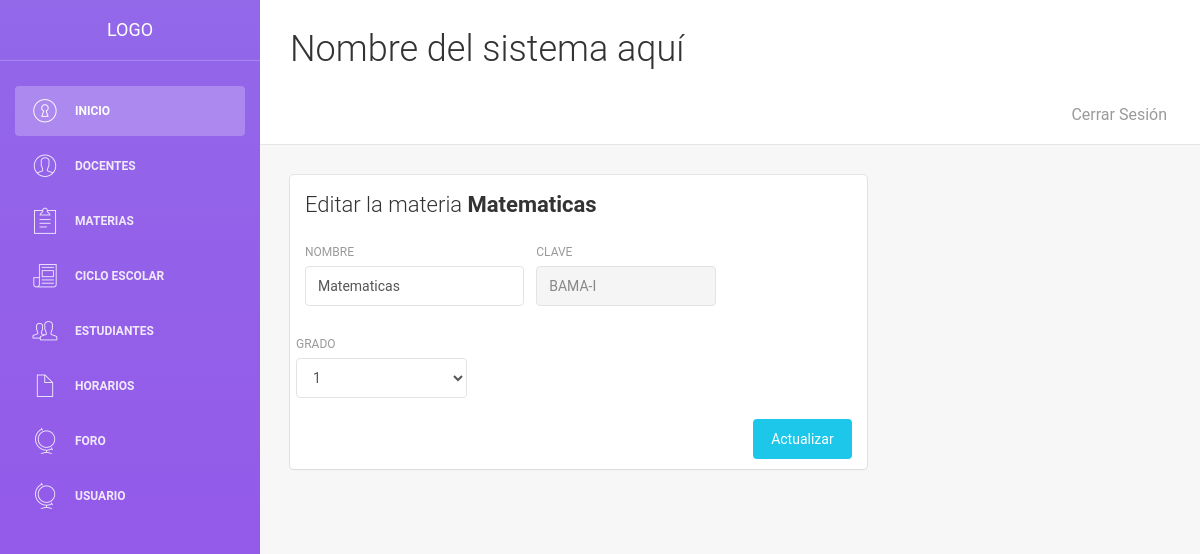
The app's page /vistas/materias/editar-m.php?id=1 with its own data.
### tables this page shows
CREATE TABLE `materia` (
  `id` int(11) NOT NULL,
  `clave` varchar(15) DEFAULT NULL,
  `nombre` varchar(45) DEFAULT NULL,
  `grado` char(1) DEFAULT NULL
);

### vistas/materias/editar-m.php (the view, shortened to what this page needs)
<?php require_once '../plantillas/encabezado.php';
$id = $_GET['id'];
include '../../control/conexion.php';
$traer_doc = "SELECT * FROM `materia` WHERE `id` ='$id' ";
$ejecutar = $conexion->query($traer_doc);
$datos = $ejecutar->fetch_assoc();
?>
<div class="content">
    <div class="container-fluid">
        <div class="row">
            <div class="col-md-8">
                <div class="card">
                    <div class="header">
                        <h4 class="title">Editar la materia <b><?php  echo $datos['nombre']?> </b></h4>
                    </div>
                    <div class="content">
                        <form method="post" action="../../control/materiaCtrl/actualizar-m.php">
                            <div class="row">
                                <div class="col-md-5">
                                    <div class="form-group">
                                        <label>Nombre</label>
                                        <input type="text" class="form-control" name="nomTxt"  value="<?php echo $datos['nombre'] ?>">
                                    </div>
                                </div>
                                <div class="col-md-4">
                                    <div class="form-group">
                                        <label>Clave</label>
                                        <input type="text" disabled class="form-control" name="claTxt" value="<?php echo $datos['clave'] ?>">
                                    </div>
                                </div>
                                <div class="col-md-4">
                                    <div class="form-group">
                                        <label>Grado</label>
                                        <select name="graSel" class="form-control">
                                            <?php
                                            if ($datos['grado'] == 1){
                                              echo "<option value=\"1\" selected>1</option>
                                            <option value=\"2\">2</option>
                                            <option value=\"3\">3</option>";
                                            }elseif ($datos['grado'] == 2){
                                                echo "<option value=\"1\">1</option>
                                            <option value=\"2\" selected>2</option>
                                            <option value=\"3\">3</option>";
                                            }else{
                                                echo "<option value=\"1\">1</option>
                                            <option value=\"2\">2</option>
                                            <option value=\"3\" selected>3</option>";
                                            }
                                            ?>
                                        </select>
                                    </div>
                                </div>
                            </div>
                            <button type="submit" class="btn btn-info btn-fill pull-right">Actualizar</button>
                            <div class="clearfix"></div>
                        </form>
                    </div>
                </div>
            </div>
        </div>
    </div>
</div>
<?php require_once '../plantillas/footer.php'?>

### records on screen
materia: nombre "Matematicas", nomTxt "Matematicas", claTxt "BAMA-I", graSel "1"
